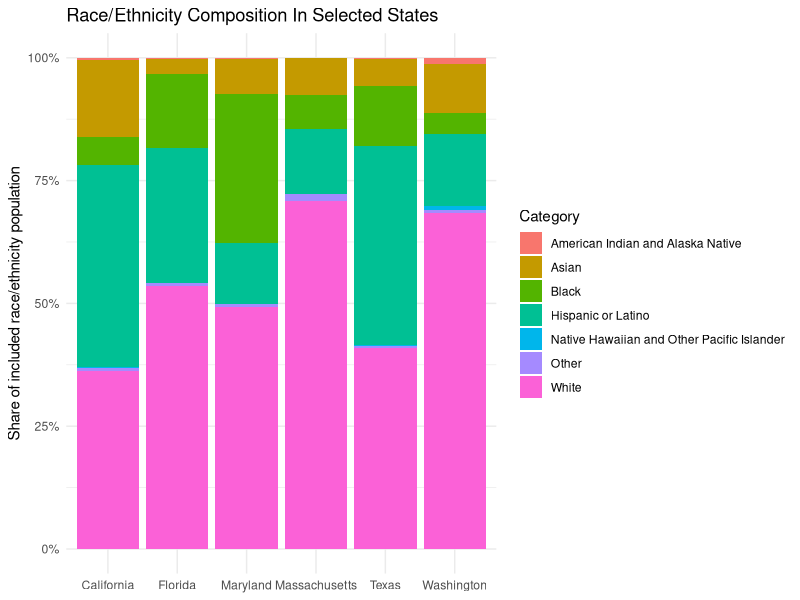

Generate this figure with R:
## ---- chunk 1
#| include: false
knitr::opts_knit$set(root.dir = normalizePath("../../../.."))
library(dplyr)
library(ggplot2)
library(readr)
## ---- chunk 2
census <- read_csv("data/real/census_state_race_ethnicity_long.csv", show_col_types = FALSE)

selected_states <- census |>
  filter(state %in% c("CA", "FL", "MD", "MA", "TX", "WA"))

ggplot(selected_states, aes(x = state_name, y = share, fill = race_ethnicity)) +
  geom_col() +
  scale_y_continuous(labels = function(x) paste0(round(x * 100), "%")) +
  labs(
    title = "Race/Ethnicity Composition In Selected States",
    x = NULL,
    y = "Share of included race/ethnicity population",
    fill = "Category"
  ) +
  theme_minimal()
